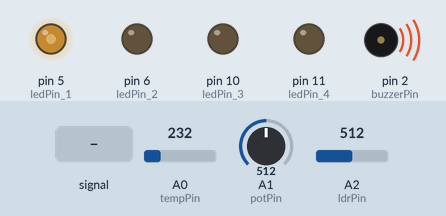
Bench run of a sketch on a simulated Arduino Uno, built for the host (arithmetic inside an expression is 32-bit, double 64-bit). Parts: output pins drawn as LEDs (lit = HIGH), buzzer (waves = sounding, pin HIGH). The inputs (shaded band) are chosen by the test bench; at power-on: A1 (potPin) = 512, A0 (tempPin) = 232, A2 (ldrPin) = 512. What the sketch prints to the serial monitor is not drawn.

Above: at 1.2 s.
1.3 s: A2 (ldrPin) fed a 200 Hz sine of ±460 counts around its level
At 2.0 s:
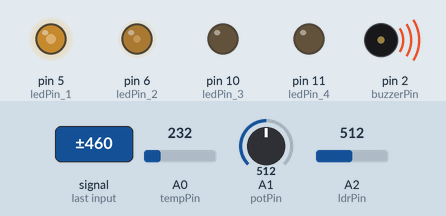
4.3 s: A1 (potPin) set to 716
At 5.1 s:
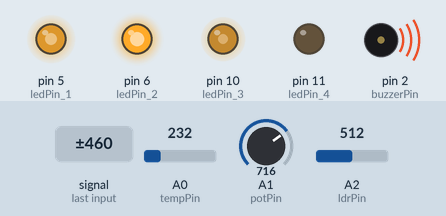
7.3 s: A0 (tempPin) set to 201
10.3 s: A0 (tempPin) set to 176
At 10.9 s:
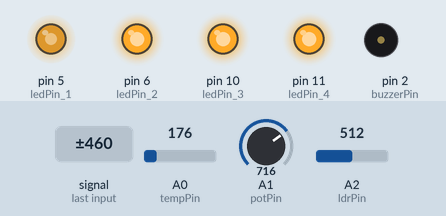
11.8 s: A2 (ldrPin) set to 716
At 12.6 s:
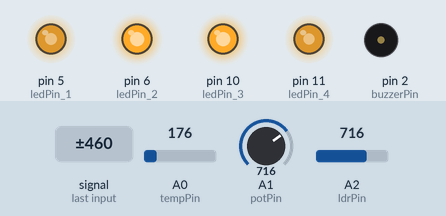
14.8 s: A1 (potPin) set to 900
At 20.4 s:
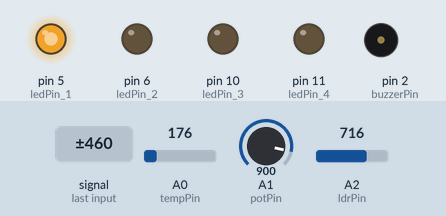
Timing chart, 0 to 20.9 s (numbered marks = the images above; inputs shaded):
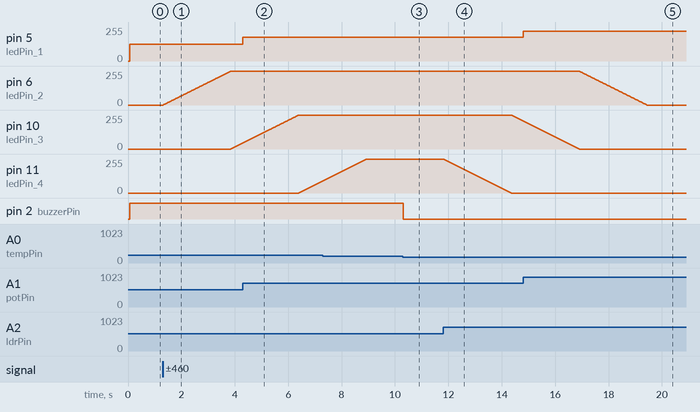

The sketch:

atividade_pratica_2.ino
```cpp
const int buzzerPin = 2;
const int tempPin = 0;
const int potPin = A1;
const int ldrPin = A2;
const int ledPin_1 = 5;
const int ledPin_2 = 6;
const int ledPin_3 = 10;
const int ledPin_4 = 11;

int ledState_1 = LOW;
int ledState_2 = LOW;
int ledState_3 = LOW;
int ledState_4 = LOW;

int pwmLed1 = 0;
int pwmLed2 = 0;
int pwmLed3 = 0;
int pwmLed4 = 0;

int cont = 0;
float vetTemp[20] = {0,0,0,0,0,0,0,0,0,0,0,0,0,0,0,0,0,0,0,0};
float mediaTemp = 0;
int quo = 1;

const int LM35 = 0;
float temp = 0;
int ADCread = 0;
int limitanteTemp = 0;
int valorPot;
int lastValorPot = valorPot;
int valorLDR = 0;
int ledInterval = 10;

long lastMillis;
long millisLedInterval;

void setup() {
  analogReference(INTERNAL1V1); //TENSÃO DE REF 1,1V
   //analogReference(DEFAULT); //TENSÃO DE REF 5V
  Serial.begin(9600);
  pinMode(ledPin_1, OUTPUT);
  pinMode(ledPin_2, OUTPUT);
  pinMode(ledPin_3, OUTPUT);
  pinMode(ledPin_4, OUTPUT);
  pinMode(buzzerPin, OUTPUT);
}

void loop() {
  runWeatherStation();
}

void showMenu(){
  Serial.println("\n(a) Mostrar o valor de temperatura;");
  Serial.println("(b) Mostrar o valor da luminosidade; ");
  Serial.println("(c) Mostrar o valor do potenciômetro.\n");
}

int runWeatherStation(){
  char op = NULL;
  char opAux;
  lastMillis = millis();
  millisLedInterval = lastMillis;
  int contAux = 0;

  //Imprime as opções do menu
  showMenu();

  while(op == NULL){
    //Entrada do Monitor Serial
    if(Serial.available()){
      opAux = Serial.read();
      if(opAux != '\n') op = opAux;
    }

    //Leitura para os componentes do potenciômetro
    valorPot = analogRead(potPin);
    pwmLed1 = map(valorPot, 0, 1023, 0, 255);
    limitanteTemp = map(valorPot, 0, 1023, 0, 30);

    //Leitura do sensor de temperatura
    ADCread = analogRead(tempPin);
    temp = 0.1075268817*ADCread;
    //temp = 0.48875855327*ADCread;

    //Leitura LDR
    valorLDR = analogRead(ldrPin);

    //A cada 100ms...
    if(millis() - lastMillis >= 100){
      //Obtendo a temperatura atual
      vetTemp[cont] = temp;

      //Média das temperaturas
      float somaTemp = 0;
      for(int i=0; i<quo; i++) somaTemp += vetTemp[i];
      mediaTemp = somaTemp/quo;

      //Valor do potenciometro
      /*
      if(lastValorPot != valorPot && contAux>0){
        Serial.print("Novo limitante de temperatura: ");
        Serial.print(limitanteTemp);
        Serial.println("C");
        Serial.println(ADCread);
      }
      */
      lastValorPot = valorPot;
      contAux = 1;

      //Aritmética para obter a média entre temperaturas
      cont++;
      if(cont==20) cont = 0;
      if(quo<20) quo++;

      lastMillis = millis();
    }

    //Led 1 proporcional ao potenciômetro
    analogWrite(ledPin_1, pwmLed1);

    //Condição para acionar o alarme limitante de temperatura
    if(temp > limitanteTemp){
      digitalWrite(buzzerPin, HIGH);
    } else{
      digitalWrite(buzzerPin, LOW);
    }

    // Luminosidade Baixa => Acende os leds gradativamente
    if(valorLDR > 900){
      if(millis() - millisLedInterval >= ledInterval){
        millisLedInterval = millis();
        analogWrite(ledPin_2, pwmLed2);
        pwmLed2++;
        if(pwmLed2 >= 255){
          analogWrite(ledPin_3, pwmLed3);
          pwmLed3++;
          if(pwmLed3 >= 255){
            analogWrite(ledPin_4, pwmLed4);
            pwmLed4++;
          }
        }
      }
    }
    // Luminosidade Alta => Apaga os leds gradativamente
    else{
      if(millis() - millisLedInterval >= ledInterval){
        millisLedInterval = millis();
        analogWrite(ledPin_4, pwmLed4);
        pwmLed4--;
        if(pwmLed4 <= 0){
          analogWrite(ledPin_3, pwmLed3);
          pwmLed3--;
          if(pwmLed3 <= 0){
            analogWrite(ledPin_2, pwmLed2);
            pwmLed2--;
          }
        }
      }
    }

    //Mantém a faixa de valor do pwm entre 0 e 255
    if(pwmLed2 > 255) pwmLed2 = 255;
    if(pwmLed3 > 255) pwmLed3 = 255;
    if(pwmLed4 > 255) pwmLed4 = 255;
    if(pwmLed2 < 0) pwmLed2 = 0;
    if(pwmLed3 < 0) pwmLed3 = 0;
    if(pwmLed4 < 0) pwmLed4 = 0;

    //Entrada do Monitor Serial
    if(Serial.available()){
      opAux = Serial.read();
      if(opAux != '\n'){
        op = opAux;
        //Mostrar a média das últimas 20 temperaturas
        if(op == 'a'){
          Serial.print("Média das últimas 20 temperaturas: ");
          Serial.print(mediaTemp);
          Serial.println("C");
        }
        //Mostrar o valor de luminosidade
        else if(op == 'b'){
          Serial.print("Valor de luminosidade: ");
          Serial.println(valorLDR);
        }
        //Mostrar o valor do potenciômetro
        else if(op == 'c'){
          Serial.print("Valor do potenciômetro: ");
          Serial.println(valorPot);
        }
        //Opção inválida
        else{
          Serial.println("Opção inválida!");
        }
      }
    }

    //Voltar para o menu
    if(op != 'm') op = NULL;
  }

  return 0;
}
```

Measured:
- the behaviour switches between 187 and 186 on A0 (tempPin) (found by bisection; images 2 and 3)
- after the input at 1.3 s, pin 6 (ledPin_2): moves from 0/255 to 255/255 over 2.5 s, starting at once; pin 10 (ledPin_3): moves from 0/255 to 45/255 over 0.44 s, starting after 2.6 s
- after the input at 4.3 s, pin 5 (ledPin_1): 127/255 → 178/255 at once
- after the input at 10.3 s, pin 2 (buzzerPin): HIGH → LOW at once
- after the input at 11.8 s, pin 10 (ledPin_3): moves from 255/255 to 210/255 over 0.44 s, starting after 2.6 s; pin 11 (ledPin_4): moves from 255/255 to 0/255 over 2.5 s, starting at once
- after the input at 14.8 s, pin 5 (ledPin_1): 178/255 → 224/255 at once
